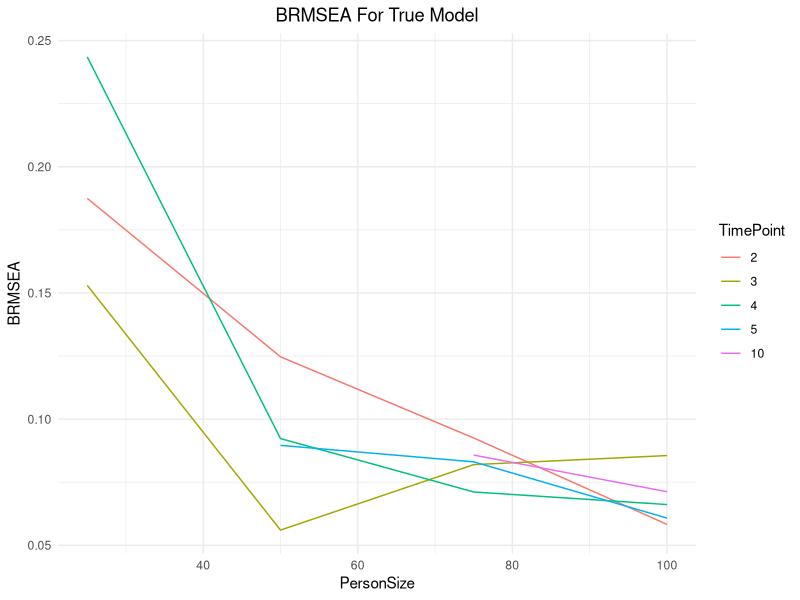
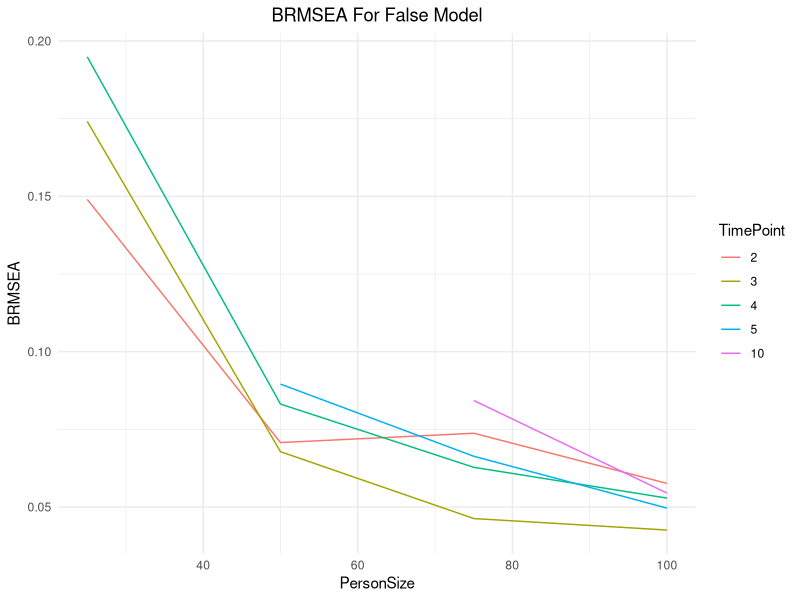
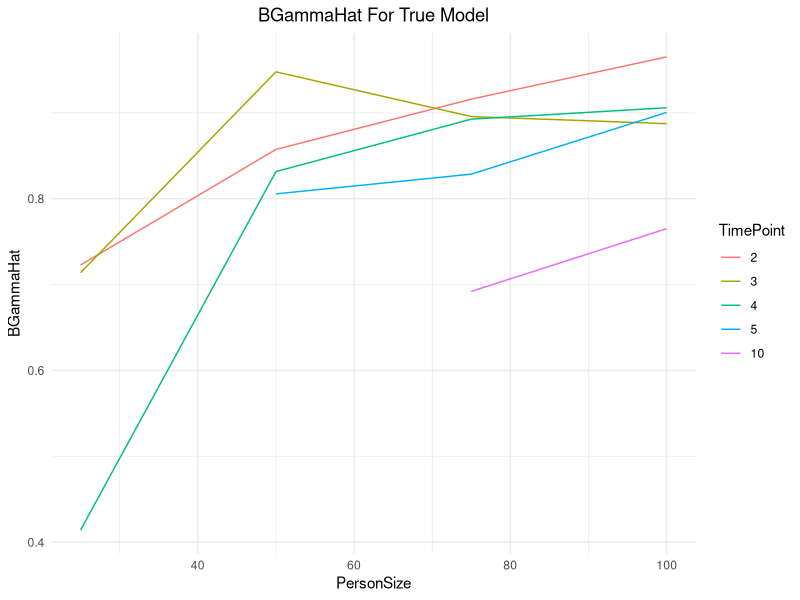
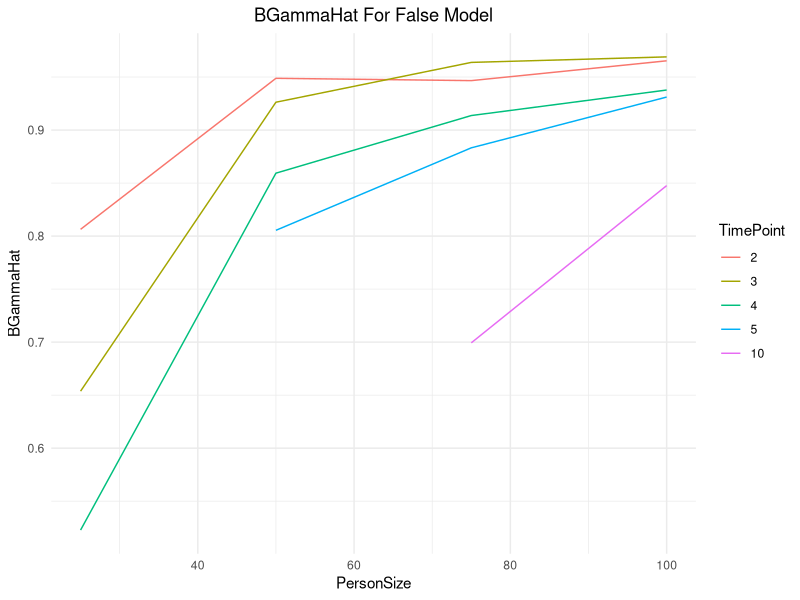
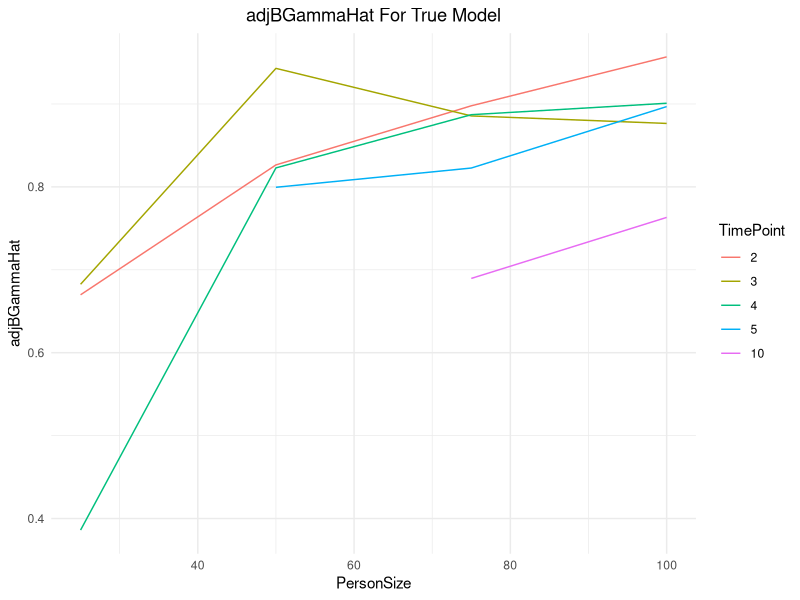
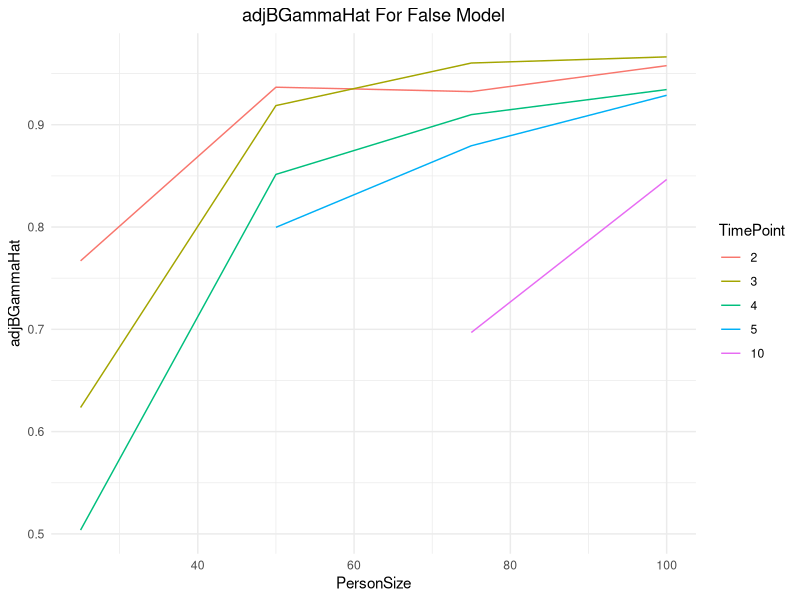
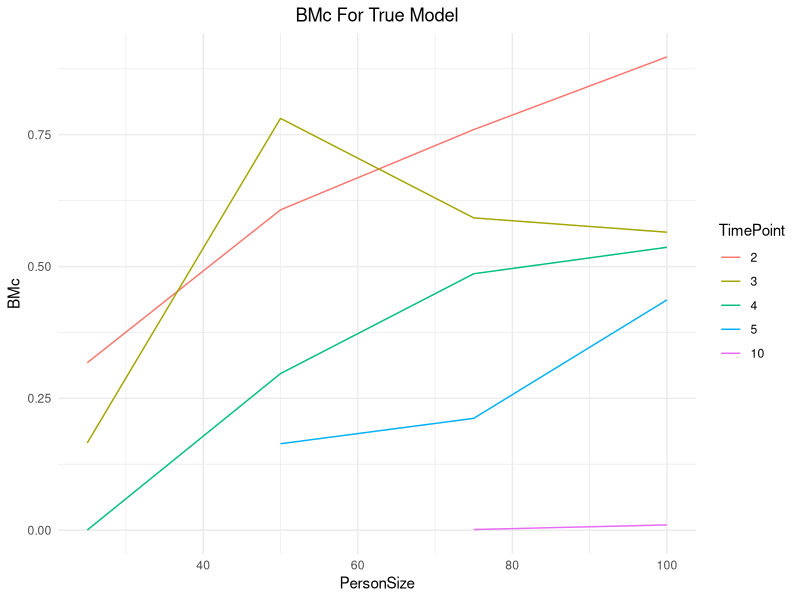
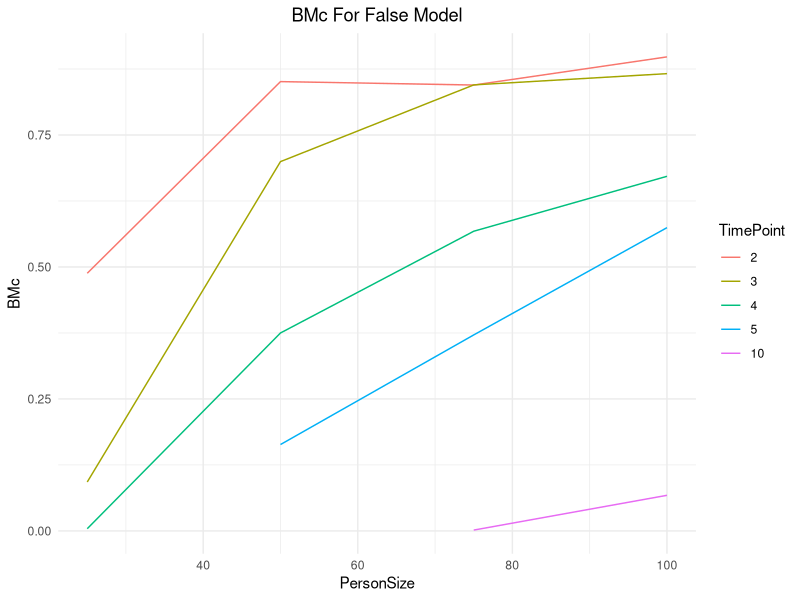

These charts were generated, in order, by the following R code:
setwd("/Users/admin/Desktop/Research Project/CODE/TUUni/FINAL")
getwd()

library(readr)
library(dplyr)
library(ggplot2)
data <- read_csv("global_SIMULATE_Info.csv")





#final_column_num 4, 5, 6, 7 for BRMSEA BGammaHat adjBGammaHat      BMc
# final_column_name_str "BRMSEA"  "BGammaHat" "adjBGammaHat"      "BMc"

Create2graphs <- function(data_MAIN, final_column_num, final_column_name_str){

  BRMSEA_data <- data_MAIN[,c(1,2,3,final_column_num)]
  BRMSEA_TM <- BRMSEA_data %>% filter( ModelTorF == 0.3)
  BRMSEA_TM <- BRMSEA_TM[,c(1,2,4)]
  BRMSEA_FM <- BRMSEA_data  %>% filter(ModelTorF == 0)
  BRMSEA_FM <- BRMSEA_FM[,c(1,2,4)]
  

  my_plot1 <-ggplot(BRMSEA_TM, aes_string(x = "PersonSize", y= final_column_name_str, color = "as.factor(TimePoint)")) +
    geom_line() +
    labs(x = "PersonSize", y = final_column_name_str, color = "TimePoint", title = paste(final_column_name_str, "For True Model", sep = " ") ) +
    theme_minimal() +
    theme(plot.title = element_text(hjust = 0.5))

  my_plot2 <- ggplot(BRMSEA_FM, aes_string(x = "PersonSize", y = final_column_name_str, color = "as.factor(TimePoint)")) +
    geom_line() +
    labs(x = "PersonSize", y = final_column_name_str, color = "TimePoint", title = paste(final_column_name_str, "For False Model", sep = " ") ) +
    theme_minimal() +
    theme(plot.title = element_text(hjust = 0.5))
  
  ggsave(paste(final_column_name_str, "T.jpg", sep = "_"), plot = my_plot1, width = 8, height = 6, units = "in")
  ggsave(paste(final_column_name_str, "F.jpg", sep = "_"), plot = my_plot2, width = 8, height = 6, units = "in")
}

#final_column_num 4, 5, 6, 7 for BRMSEA BGammaHat adjBGammaHat      BMc
# final_column_name_str "BRMSEA"  "BGammaHat" "adjBGammaHat"      "BMc"

Create2graphs(data, 4, "BRMSEA" )
Create2graphs(data, 5, "BGammaHat" )
Create2graphs(data, 6, "adjBGammaHat" )
Create2graphs(data, 7, "BMc" )




